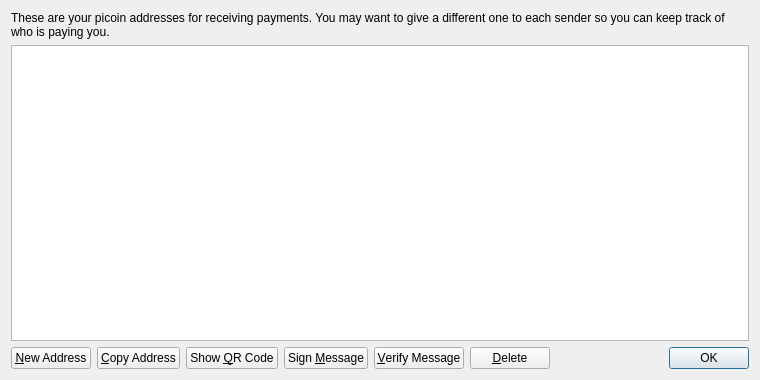
<?xml version="1.0" encoding="UTF-8"?>
<ui version="4.0">
 <class>AddressBookPage</class>
 <widget class="QWidget" name="AddressBookPage">
  <property name="geometry">
   <rect>
    <x>0</x>
    <y>0</y>
    <width>760</width>
    <height>380</height>
   </rect>
  </property>
  <property name="windowTitle">
   <string>Address Book</string>
  </property>
  <property name="styleSheet">
   <string notr="true">background-image: url(:/images/bkg2);</string>
  </property>
  <layout class="QVBoxLayout" name="verticalLayout">
   <item>
    <widget class="QLabel" name="labelExplanation">
     <property name="text">
      <string>These are your picoin addresses for receiving payments. You may want to give a different one to each sender so you can keep track of who is paying you.</string>
     </property>
     <property name="textFormat">
      <enum>Qt::PlainText</enum>
     </property>
     <property name="wordWrap">
      <bool>true</bool>
     </property>
    </widget>
   </item>
   <item>
    <widget class="QTableView" name="tableView">
     <property name="contextMenuPolicy">
      <enum>Qt::CustomContextMenu</enum>
     </property>
     <property name="toolTip">
      <string>Double-click to edit address or label</string>
     </property>
     <property name="tabKeyNavigation">
      <bool>false</bool>
     </property>
     <property name="alternatingRowColors">
      <bool>true</bool>
     </property>
     <property name="selectionMode">
      <enum>QAbstractItemView::SingleSelection</enum>
     </property>
     <property name="selectionBehavior">
      <enum>QAbstractItemView::SelectRows</enum>
     </property>
     <property name="sortingEnabled">
      <bool>true</bool>
     </property>
     <attribute name="verticalHeaderVisible">
      <bool>false</bool>
     </attribute>
    </widget>
   </item>
   <item>
    <layout class="QHBoxLayout" name="horizontalLayout">
     <item>
      <widget class="QPushButton" name="newAddressButton">
       <property name="toolTip">
        <string>Create a new address</string>
       </property>
       <property name="text">
        <string>&amp;New Address</string>
       </property>
       <property name="icon">
        <iconset resource="../bitcoin.qrc">
         <normaloff>:/icons/add</normaloff>:/icons/add</iconset>
       </property>
      </widget>
     </item>
     <item>
      <widget class="QPushButton" name="copyToClipboard">
       <property name="toolTip">
        <string>Copy the currently selected address to the system clipboard</string>
       </property>
       <property name="text">
        <string>&amp;Copy Address</string>
       </property>
       <property name="icon">
        <iconset resource="../bitcoin.qrc">
         <normaloff>:/icons/editcopy</normaloff>:/icons/editcopy</iconset>
       </property>
      </widget>
     </item>
     <item>
      <widget class="QPushButton" name="showQRCode">
       <property name="text">
        <string>Show &amp;QR Code</string>
       </property>
       <property name="icon">
        <iconset resource="../bitcoin.qrc">
         <normaloff>:/icons/qrcode</normaloff>:/icons/qrcode</iconset>
       </property>
      </widget>
     </item>
     <item>
      <widget class="QPushButton" name="signMessage">
       <property name="toolTip">
        <string>Sign a message to prove you own a picoin address</string>
       </property>
       <property name="text">
        <string>Sign &amp;Message</string>
       </property>
       <property name="icon">
        <iconset resource="../bitcoin.qrc">
         <normaloff>:/icons/edit</normaloff>:/icons/edit</iconset>
       </property>
      </widget>
     </item>
     <item>
      <widget class="QPushButton" name="verifyMessage">
       <property name="toolTip">
        <string>Verify a message to ensure it was signed with a specified picoin address</string>
       </property>
       <property name="text">
        <string>&amp;Verify Message</string>
       </property>
       <property name="icon">
        <iconset resource="../bitcoin.qrc">
         <normaloff>:/icons/transaction_0</normaloff>:/icons/transaction_0</iconset>
       </property>
      </widget>
     </item>
     <item>
      <widget class="QPushButton" name="deleteButton">
       <property name="toolTip">
        <string>Delete the currently selected address from the list</string>
       </property>
       <property name="text">
        <string>&amp;Delete</string>
       </property>
       <property name="icon">
        <iconset resource="../bitcoin.qrc">
         <normaloff>:/icons/remove</normaloff>:/icons/remove</iconset>
       </property>
      </widget>
     </item>
     <item>
      <spacer name="horizontalSpacer">
       <property name="orientation">
        <enum>Qt::Horizontal</enum>
       </property>
       <property name="sizeHint" stdset="0">
        <size>
         <width>40</width>
         <height>20</height>
        </size>
       </property>
      </spacer>
     </item>
     <item>
      <widget class="QDialogButtonBox" name="buttonBox">
       <property name="sizePolicy">
        <sizepolicy hsizetype="Maximum" vsizetype="Fixed">
         <horstretch>0</horstretch>
         <verstretch>0</verstretch>
        </sizepolicy>
       </property>
       <property name="standardButtons">
        <set>QDialogButtonBox::Ok</set>
       </property>
      </widget>
     </item>
    </layout>
   </item>
  </layout>
 </widget>
 <resources>
  <include location="../bitcoin.qrc"/>
 </resources>
 <connections/>
</ui>
